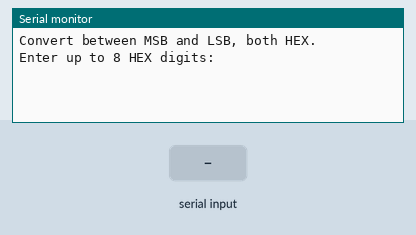
This sketch was run on a simulated Arduino Uno, built with avr-gcc and run on an emulated ATmega328P. Parts: the last lines printed to the serial monitor. The test bench sets the inputs (shaded band).

Above: at 1.2 s.
1.3 s: "1\n" received over Serial
At 2.5 s:
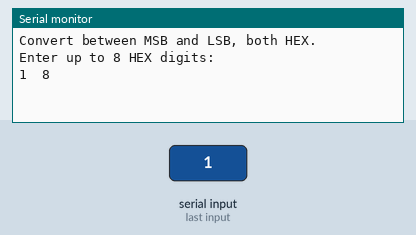
2.8 s: byte 13 (13) received over Serial
At 3.7 s:
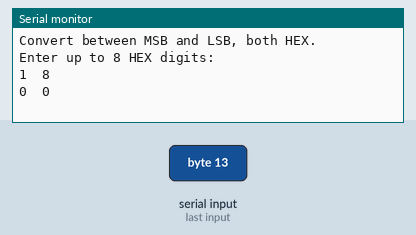
4.3 s: "2\n" received over Serial
At 4.9 s:
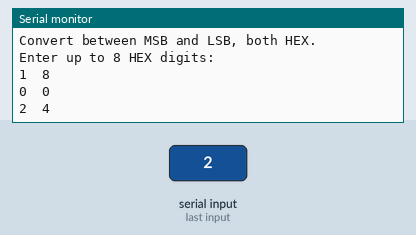

The sketch:

hexMSBtoLSB.ino
```cpp
/*

This sketch converts the bit order of a hex value you type in.
It can convert MSB-first to LSB-first, or vice versa.
Set Serial Monitor line ending to Newline.

*/

unsigned long pointer, output, inverse;
char buff [11];
char d;
int buffSize, i, j;
byte c;

void setup () {
  Serial.begin (9600);
  Serial.println ("Convert between MSB and LSB, both HEX.");
  Serial.println ("Enter up to 8 HEX digits:");
}
void loop() {

  if (Serial.available()) {              // process input from Serial Monitor

    d = Serial.read();                   // set end-line option to Newline or CR
    if ((d == 13) || (d == 10)) {
      buff[buffSize] = 0;
      parse_cmd();
      buffSize = 0;
      buff[0] = 0;
      delay(200);
      if (Serial.available()) Serial.read();  // dump second line end char if present
    }
    else {
      buff[buffSize] = d;
      buffSize++;
    }
  }
}

void parse_cmd() {
  output = 0;
  for (i = 0; i < buffSize; i++) {
    c = buff[i];
    if (c > 0x39) c -= 7;
    c &= 0xF;
    output <<= 4;
    output |= c;
  }
  i = buffSize << 2;

  pointer = 1;
  inverse = 0;

  for (j = 0; j < i; j++) {
    inverse <<= 1;
    if (output & pointer) inverse |= 1;
    pointer <<= 1;
  }

  Serial.print (output,HEX);
  Serial.print ("  ");
  Serial.println (inverse,HEX);
  Serial.println();
}
```

Measured:
- after the input at 1.3 s, the serial monitor: prints a new line at once (image 1)
- after the input at 2.8 s, the serial monitor: prints a new line at once (image 2)
- after the input at 4.3 s, the serial monitor: prints a new line at once (image 3)
